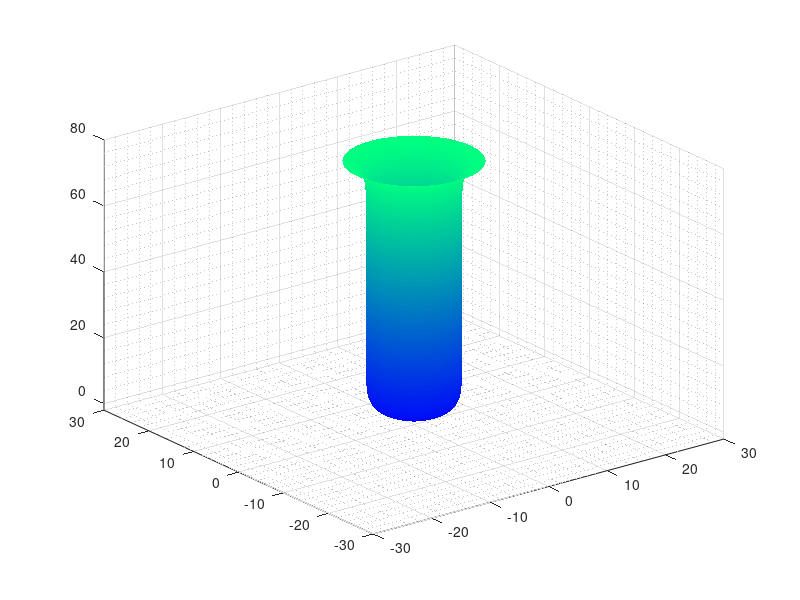

Reproduce this figure in MATLAB.
%% Crypt Geometry
clear, close all, clc

% Discretize theta space:
N_t   = 1e2;
t_0   = 0;
t_end = 2*pi;
t     = linspace(t_0, t_end, N_t)';

% Discretize z space:
N_z = 3e2;
z_0 = 0;
L   = 78;
z   = linspace(z_0, L, N_z)';

% Create a Meshgrid:
[T_mesh,Z_mesh] = meshgrid(t,z);

% Define radius function: 
rb = 41/2/pi;
rt = 10/pi;
a  = 0.45;

r = @(t,z) rb*(1-exp(-a*z)) + rt*exp(a*(z-L)); 

% Define surface generating function: 
X = @(t,z) r(t,z).*cos(t);
Y = @(t,z) r(t,z).*sin(t); 
Z = @(t,z) z;

% Generate surface plot: 
figure(1)
surf(X(T_mesh,Z_mesh),Y(T_mesh,Z_mesh),Z(T_mesh,Z_mesh))
shading interp
grid on 
grid minor
colormap winter
xlim([-30 30])
ylim([-30 30])
zlim([-2 80])
